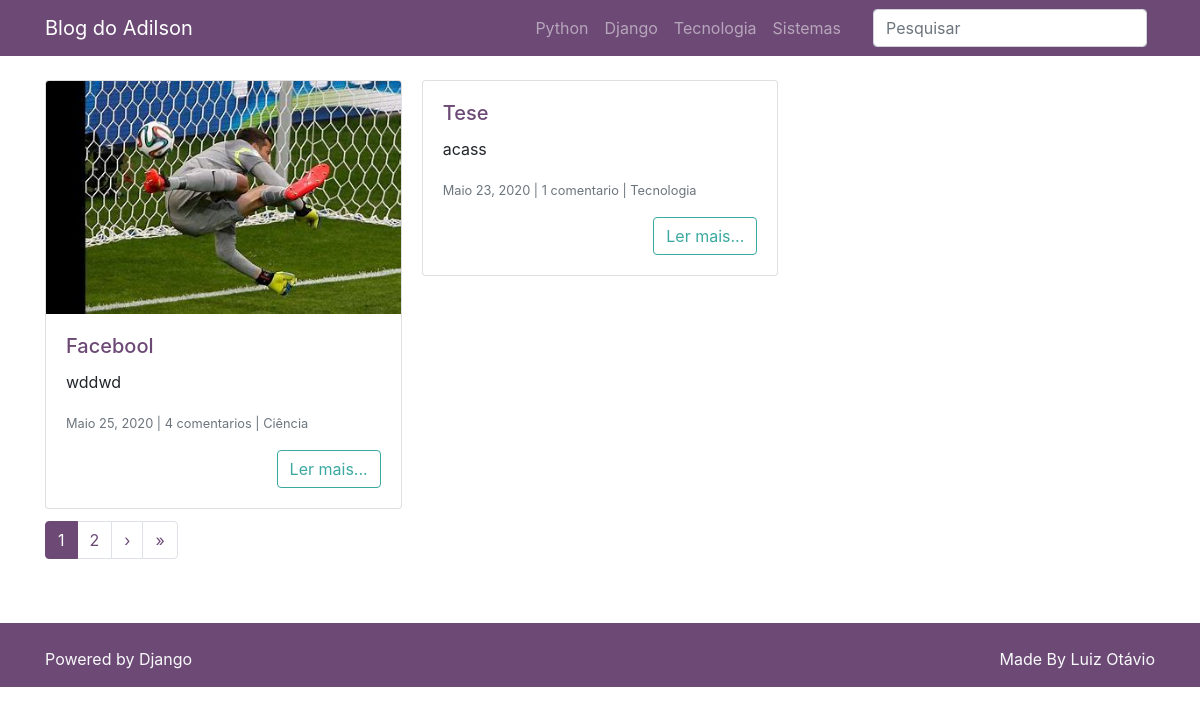
The page / on the database its author committed.
### posts/models.py (models this page shows, shortened)
class Post(models.Model):
    titulo_post = models.CharField(max_length=255, verbose_name='Titulo')
    autor_post = models.ForeignKey(User, on_delete=models.DO_NOTHING, verbose_name='Autor')
    data_post = models.DateTimeField(default = timezone.now, verbose_name='Data')
    conteudo_post = models.TextField(blank=True, null=True, verbose_name='Conteudo')
    excerto_post = models.TextField(verbose_name='Excerto')
    categoria_post = models.ForeignKey(Categoria, on_delete= models.DO_NOTHING, blank = True, null=True, verbose_name='Categoria')
    imagem_post = models.ImageField(upload_to='post_img/%Y/%m/%d', blank= True, null=True, verbose_name='Imagem')
    publicado_post = models.BooleanField(default=False, verbose_name='Publicado')

### categoria/models.py (models this page shows)
class Categoria(models.Model):
    nome_cat = models.CharField(max_length = 50, verbose_name='Nome')
    def __str__(self):
        return self.nome_cat

### posts/views.py (the view)
# urls.py: path('', views.PostIndex.as_view(), name='index'),
class PostIndex(ListView):
    model = Post
    template_name = 'posts/index.html'
    paginate_by = 2
    context_object_name = 'posts'
    def get_queryset(self):
        qs = super().get_queryset()
        qs = qs.select_related('categoria_post')
        qs = qs.order_by('-id').filter(publicado_post=True)
        qs = qs.annotate(
            numero_comentarios = Count(
                Case(
                    When(comentario__publicado_comentario = True, then=1)
                )
            )
        )
        return qs

### posts/templatetags/av_filters.py (called while the page is built)
@register.filter(name='plural_comentario')
def plural_comentario(num_comentarios):
    try:
        num_comentarios = int(num_comentarios)
        if num_comentarios == 0:
            return f'Nenhum comentario'
        elif num_comentarios == 1:
            return f'{num_comentarios} comentario'
        else:
            return f'{num_comentarios} comentarios'
    except:
        return f'{num_comentarios} comentario(s)'

### posts/templates/posts/index.html
{% extends 'base.html' %}
{% load humanize %}
{% load av_filters %}
{% block conteudo %}
<div class="card-columns mt-4">
    {% for post in posts%}
    <div class="card">
        {% if post.imagem_post %}
        <a href="{% url 'posts_detalhes' post.id %}">
            <img class="card-img-top"
                 src="{{ post.imagem_post.url}}"
                 alt="{{post.titulo_post}}">
        </a>
        {% endif %}
        <div class="card-body">
            <h5 class="card-title">
                <a href="{% url 'posts_detalhes' post.id %}">
                    {{post.titulo_post}}
                </a>
            </h5>
            <p class="card-text">{{ post.excerto_post }}</p>
            <p class="card-text">
                <small class="text-muted">
                    {{post.data_post|naturalday|title}}
                    |
                    {{ post.numero_comentarios|plural_comentario }}
                    |
                    {{ post.categoria_post}}</small>
            </p>
            <div class="text-right">
                <a href="{% url 'posts_detalhes' post.id %}" class="btn btn-outline-secondary">Ler mais...</a>
            </div>
        </div>
    </div>
    {% endfor %}
</div>
{% include 'parciais/_pagination.html' %}
{% endblock %}

### rows shown on the page
Post: imagem_post (picture), titulo_post "Facebool", excerto_post "wddwd", data_post "Maio 25, 2020", numero_comentarios|plural_comentario "4 comentarios", categoria_post "Ciência"
Post: titulo_post "Tese", excerto_post "acass", data_post "Maio 23, 2020", numero_comentarios|plural_comentario "1 comentario", categoria_post "Tecnologia"

### other values the page prints
{{ num }} "1"
{{ num }} "2"
